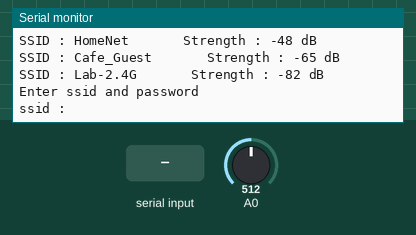
This sketch was run on a simulated ESP8266 (NodeMCU). Parts: the last lines printed to the serial monitor. The inputs (shaded band) are chosen by the test bench; at power-on: A0 = 512. WiFi joins after 1.5 s; servers stay silent unless stated; a WiFi scan finds three made-up networks.

Above: at 8.1 s.
8.2 s: "1\n" received over Serial
At 10.3 s:
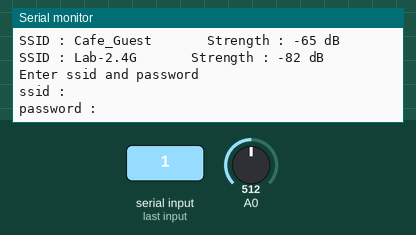
10.7 s: "0\n" received over Serial
At 13.9 s:
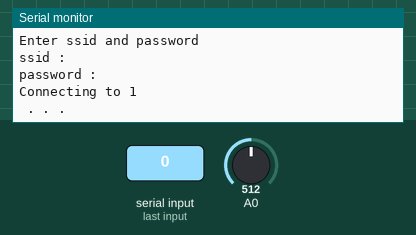

The sketch:

capture_pulses.ino
```cpp
#include<ESP8266WiFi.h>

String ssid = "";
String password = "";
int UNITSBUF = 0;
int count = 0;
int PERKWH = 12;     // 3200 imp/kwh
bool light;
const char *host = "airaidcom.000webhostapp.com";

void wificonnect()                                                                                              //Connect to one of the available wifi access points.
{
 Serial.println("Enter ssid and password \n\n");
 Serial.println("ssid : ");
 if(!Serial.available())
  {
   while(1)
    {
      if(Serial.available())
       break;
    }
  }
 if(Serial.available() && ssid == "")
   {
    while(Serial.available())
     ssid = Serial.readString();
    Serial.print("\n");
    Serial.println("password : \n");
    if(!Serial.available())
      {
        while(1)
         {
          if(Serial.available())
          break;
         }
      }
    if(Serial.available() && password == "")
     {
      while(Serial.available())
       password = Serial.readString();
     }
    }
 if(ssid != "" && password != "" && !WiFi.isConnected())
 {
  delay(1000);
  Serial.printf("Connecting to %s . . .",ssid.c_str());
  WiFi.begin(ssid.c_str(),password.c_str());
  while(WiFi.waitForConnectResult() != WL_CONNECTED)
   {
    Serial.print(" .");
    delay(750);
   }
 }
 if(WiFi.isConnected())
  {
  Serial.printf(" \n Connected to : %s \n",WiFi.SSID().c_str());
  WiFi.scanDelete();
  }
 else
  Serial.println("\n\n \t Connection failed");
 }

void sendData()
{
 WiFiClient client;                                                                                             //WifiClient is http client library.
 String url = "/receive.php?inc=1";                 //URL of the service.
 if(client.connect(host,80))                                                                                    //Establishing http connection to the host using WifiClient object.
  Serial.printf("\n\n \t\t Connected to %s \n\n",host);
 else
  Serial.println("\n\n \t\t Could not connect to server! \n");
 Serial.print("Sending data .");
 //delay(500);
 //Serial.print(" .");
 if(client.connected())
 {
 //delay(500);
 while(UNITSBUF > 0)
 {
  Serial.print("GET req .");
  client.print(String("GET ") + url + " HTTP/1.1\r\n" + "Host: " + host + "\r\n" + "Connection: close\r\n\r\n"); //Send data in the form of a http GET request if the http connection is established successfully.
  Serial.print(" .");
  //delay(1000);
  //Serial.print(" .");
  //delay(1000);
  //Serial.print(" .");
  Serial.println("\n\n Response : \n\n");
  while(client.available())                                                                                     //Receive response from the server.
   {
   String msg = client.readStringUntil('\n');
   Serial.println(msg);
   }
  UNITSBUF--;
  }
 }
}

void setup() {
  // put your setup code here, to run once:
pinMode(0,INPUT);
int num, i;
Serial.begin(115200);
Serial.print("Initializing .");
 delay(500);
 Serial.print(" .");
 delay(500);
 Serial.print(" .");
 delay(1000);
 Serial.print(" .\n");
 WiFi.mode(WIFI_AP_STA);
 if(WiFi.getAutoConnect() == true)
  WiFi.setAutoConnect(false);
 delay(2000);
 if(WiFi.isConnected())
  {
    Serial.printf("Connected to %s \n",WiFi.SSID().c_str());
    Serial.end();
    while(WiFi.isConnected());
  }
 Serial.println("No autoconnect \n");
 delay(1000);
 Serial.print("Scanning. . .");
 num = WiFi.scanNetworks(true);                                                                   //Scan for available access points.
 delay(500);
 Serial.print(" .");
 if(WiFi.scanComplete() == -2)
  {
  Serial.println("Scan failed! \n Enter ssid and password manually or reset the module and try again. \n");
  wificonnect();
  }
 while(WiFi.scanComplete() == -1)
 {
  delay(300);
  Serial.print(" .");
  delay(300);
  Serial.print(" .");
  delay(300);
 }
  if(WiFi.scanComplete() == 0)
   {
   Serial.println("\n\n\n\t\t No networks found! Reset the module and try again when WiFi is available \n");
   while(1);
   }
  if(WiFi.scanComplete() > 0)
     {
      num = WiFi.scanComplete();
      Serial.println("\n <<<<<<<<<< Available AP's >>>>>>>>>> \n");
     }

 for(i=0;i<num;i++)
  {
    Serial.printf("SSID : %s  \t\t Strength : %d dB \n",WiFi.SSID(i).c_str(),WiFi.RSSI(i));                       //Display available AP's.
  }
wificonnect();
}

void loop()
{
  // put your main code here, to run repeatedly:
int val;
val = analogRead(0);
if(val/100 == 0 || val/100 == 1 || val/100 == 2 || val/100 == 3)
 light = 1;
if(light == 1)
 {
 count++;
 Serial.println("LIGHT!");
 delay(100);
 light = 0;
 }
if(count == PERKWH)
 {
  UNITSBUF++;
  sendData();
  count = 0;
  Serial.println("Count refreshed");
 }

}
```

Measured:
- after the input at 8.2 s, the serial monitor: prints a new line after 1.0 s (image 1)
- after the input at 10.7 s, the serial monitor: prints a new line after 2.0 s (image 2)
